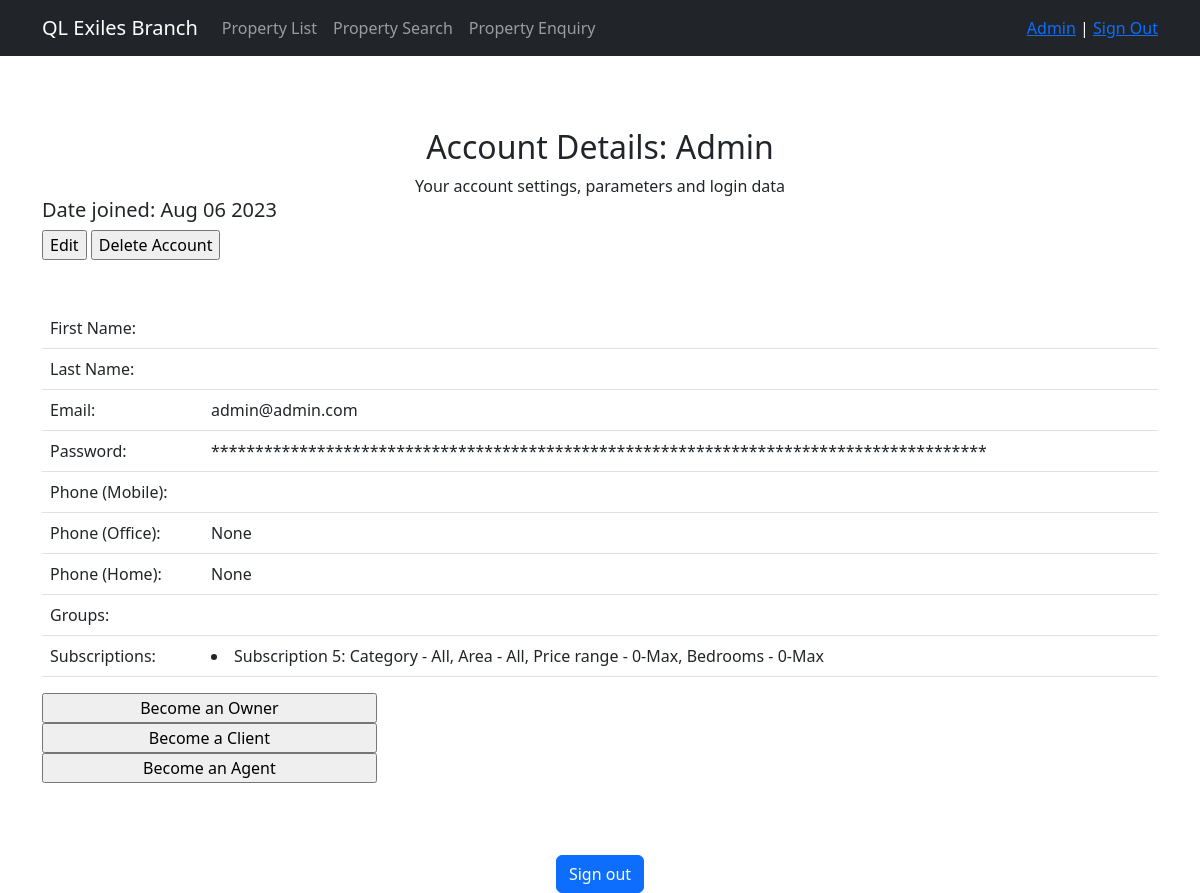
/users/my_account/ (signed in), run on an earlier commit of the app's database.
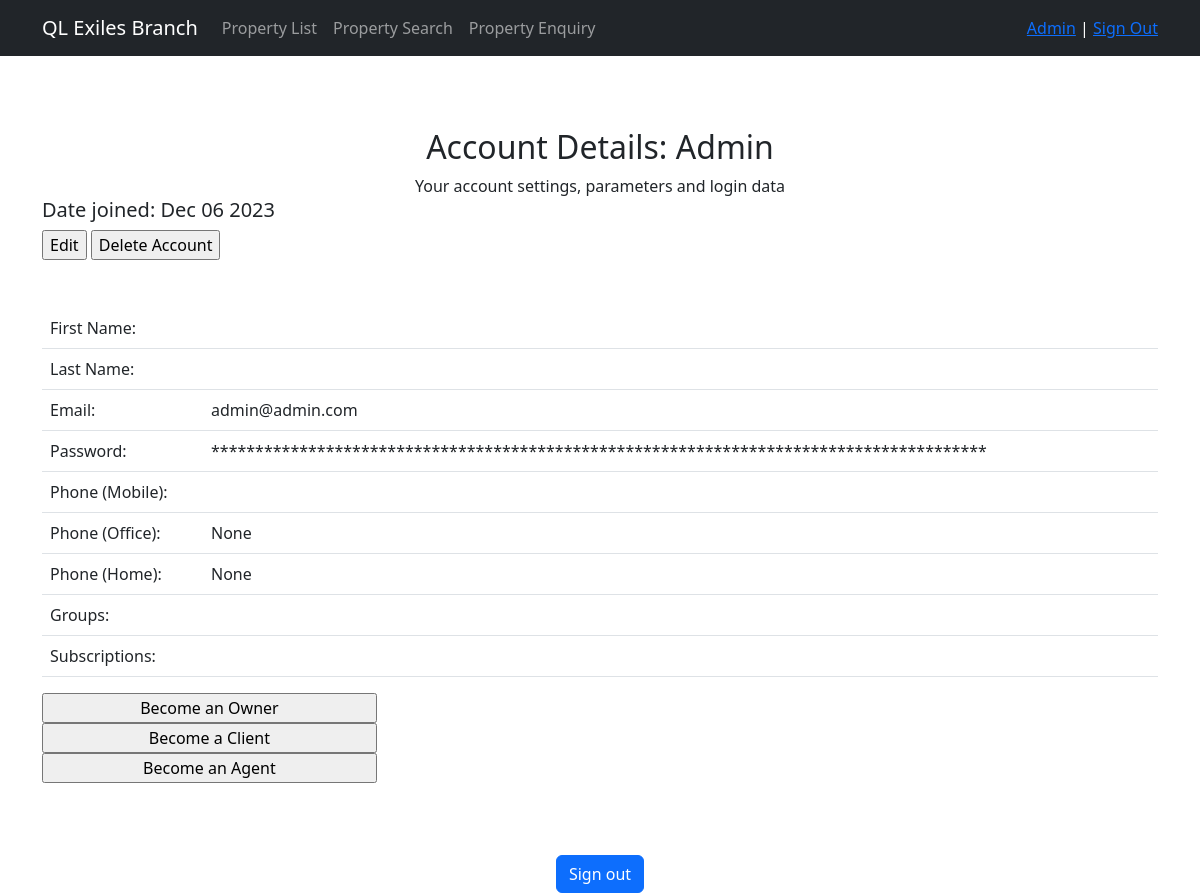
And on a later commit of the database.
### users/models.py (models this page shows, shortened)
class CustomUser(AbstractUser):
    phone_1 = models.CharField(max_length=15)
    phone_2 = models.CharField(max_length=15, null=True)
    phone_3 = models.CharField(max_length=15, null=True)
    subscriptions = models.ManyToManyField('Subscriptions', through='CustomUser_Subscriptions')

class Subscriptions(models.Model):
    sub_category = models.CharField(max_length=2, choices=PROP_DIVISION_CHOICES, default="QL", null=True)
    sub_area = models.CharField(max_length=15, choices=AREAS_CHOICES, null=True)
    sub_min_price = models.IntegerField(default=0)
    sub_max_price = models.IntegerField(null=True)
    sub_min_bedrooms = models.IntegerField(default=0)
    sub_max_bedrooms = models.IntegerField(null=True)
    def __str__(self):
        return f'Subscription {self.id}: Category - {PROP_DIVISION_REFERENCE[self.sub_category or "All"]}, Area - {self.sub_area or "All"}, ' \
               f'Price range - {self.sub_min_price}-{self.sub_max_price or "Max"}, ' \
               f'Bedrooms - {self.sub_min_bedrooms}-{self.sub_max_bedrooms or "Max"}'

### users/views.py (the view)
# urls.py: path('my_account/', AccountDetailView.as_view(), name='account_details'),
class AccountDetailView(UserPassesTestMixin, DetailView):
    model = CustomUser
    template_name = 'account_details.html'
    context_object_name = 'account_details'
    @method_decorator(login_required)
    def dispatch(self, *args, **kwargs):
        return super().dispatch(*args, **kwargs)
    def test_func(self):
        return self.request.user == self.get_object()
    def get_object(self):
        return self.request.user
    def get_context_data(self, **kwargs):
        context = super().get_context_data(**kwargs)
        account_instance = self.object
        groups = account_instance.groups.all()
        subscriptions = account_instance.subscriptions.all()
        context['groups'] = groups
        context['subscriptions'] = subscriptions
        context['is_not_agent'] = not self.request.user.groups.filter(name='agents').exists()
        context['is_not_owner'] = not self.request.user.groups.filter(name='owners').exists()
        context['is_not_client'] = not self.request.user.groups.filter(name='clients').exists()
        context['is_not_manager'] = not self.request.user.groups.filter(name='managers').exists()
        return context

### properties/templatetags/custom_filters.py (called while the page is built)
@register.filter(name="hide_pass")
def hide_pass(value: str):
    return '*' * len(value)

@register.filter(name="cap_case")
def cap_case(value: str):
    return value.capitalize()

### templates/account_details.html
{% extends 'flatpages/default.html' %}
{% load custom_filters %}
{% load custom_tags %}
{% block content %}
<br><br><br>
<h2>Account Details: {{request.user.username | cap_case}}</h2>
<div> Your account settings, parameters and login data </div>
    <h5 align="left"> Date joined: {{ account_details.date_joined|date:'M d Y'  }}</h5>
    <form action="" align = "left">
        <input type="button" value="Edit">
        <input type="button" value="Delete Account">
    </form>
<br>
<br>
        <table style="width:100%" class="table">
            <tr>
                <td align="left">First Name:</td>
                <td align="left">{{ account_details.first_name }}</td>
            </tr>
            <tr>
                <td align="left"> Last Name: </td>
                <td align="left">{{ account_details.last_name }}</td>
            </tr>
            <tr>
                <td align="left"> Email: </td>
                <td align="left">{{ account_details.email }}</td>
            </tr>
            <tr>
                <td align="left">Password:</td>
                <td align="left">{{ account_details.password | hide_pass }}</td>
            </tr>
            <tr>
                <td align="left">Phone (Mobile):</td>
                <td align="left">{{ account_details.phone_1 }}</td>
            </tr>
            <tr>
                <td align="left">Phone (Office):</td>
                <td align="left">{{ account_details.phone_2 }}</td>
            </tr>
            <tr>
                <td align="left">Phone (Home):</td>
                <td align="left">{{ account_details.phone_3 }}</td>
            </tr>
            <tr>
                {% if account_details.groups  %}
                <td align="left">Groups:</td>
                <td align="left">{% for group in groups %} <li> {{ group.name | cap_case }} {% endfor %}</td>
                {% endif %}
            </tr>
            <tr>
                {% if account_details.subscriptions  %}
                <td align="left">Subscriptions:</td>
                <td align="left">{% for subscript in subscriptions %} <li> {{ subscript }} {% endfor %}</td>
                {% endif %}
            </tr>
        </table>
 <form action=""  align="left">
            {% if is_not_owner %}
                <input type="button"  value="Become an Owner" onclick="window.location.href='/users/become_owner/';" style="width:30%"/> <br>
            {% endif %}
            {% if is_not_client %}
                <input type="button"  value="Become a Client" onclick="window.location.href='/users/become_client/';" style="width:30%"/><br>
            {% endif %}
            {% if is_not_agent %}
                <input type="button"  value="Become an Agent" onclick="window.location.href='/users/become_agent/';" style="width:30%"/><br>
            {% endif %}
   </form>
<br><br><br>
<a href="{% url 'account_logout' %}" class="btn btn-primary">Sign out</a>
{% endblock %}

### templates/flatpages/default.html (shortened to what this page needs)
<!DOCTYPE html>
{% load custom_filters %}
{% load custom_tags %}
{% load i18n %}
<html lang="en">
    <head>
        {% load static %}
        <link href="{% static 'css/styles.css' %}" rel="stylesheet" />
    </head>
    <body>
        <nav class="navbar navbar-expand-lg navbar-dark bg-dark static-top">
           <div class="container">
               <a class="navbar-brand" href="/">QL Exiles Branch</a>
               <div class="collapse navbar-collapse" id="navbarResponsive">
                   <ul class="navbar-nav ml-auto">
                       <li class="nav-item">
                           <a class="nav-link" href="/property/">Property List</a>
                       </li>
                       <li class="nav-item">
                           <a class="nav-link" href="/property/search/">Property Search</a>
                       </li>
                       <li class="nav-item">
                           <a class="nav-link" href="/contactus/property_enquiry/">Property Enquiry</a>
                       </li>
                   </ul>
               </div>
                <div class="nav-item" style="color:white">
                    {% if user.is_authenticated %}
                    <a href="{% url 'users:account_details' %}"> {{ request.user.username|cap_case }}<a>   |
                    <a href="{% url 'account_logout' %}">Sign Out</a><br>
                    {% else %}
                    <a href="{% url 'account_login' %}">Sign In</a>   |
                    <a href="{% url 'account_signup' %}">Sign Up</a>
                    {% endif %}
                </div>
           </div>
        </nav>
        <div class="container">
           <div class="row">
               <div class="col-lg-12 text-center">
                   {% block base_content %}
                   {% block content %}{% endblock content %}
                   {% endblock base_content %}
               </div>
           </div>
        </div>
    </body>
</html>

What changed in the data, as far as the page shows it:
removed Subscriptions: id+sub_category+sub_area "Subscription 5: Category - All, Area - All, Price range - 0-Max, Bedrooms - 0-Max"
changed CustomUser "Admin": date_joined "Aug 06 2023" → "Dec 06 2023"
